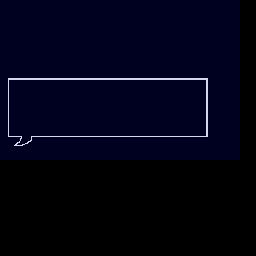

This game map was drawn from its Tiled (.tmx) file and the tilesets committed beside it. A one-line description and the full map source follow:
An orthogonal 32x32 tile map with 8x8 px tiles, 1 tile layer (Tile Layer 1).

<map version="1.10" tiledversion="1.11.2" orientation="orthogonal" renderorder="right-down" width="32" height="32" tilewidth="8" tileheight="8" infinite="0" nextlayerid="2" nextobjectid="1">
 <tileset firstgid="1" source="dialogueFont.tsx" />
 <layer id="1" name="Tile Layer 1" width="32" height="32">
  <data encoding="csv">
226,226,226,226,226,226,226,226,226,226,226,226,226,226,226,226,226,226,226,226,226,226,226,226,226,226,226,226,226,226,0,0,
226,226,226,226,226,226,226,226,226,226,226,226,226,226,226,226,226,226,226,226,226,226,226,226,226,226,226,226,226,226,0,0,
226,226,226,226,226,226,226,226,226,226,226,226,226,226,226,226,226,226,226,226,226,226,226,226,226,226,226,226,226,226,0,0,
226,226,226,226,226,226,226,226,226,226,226,226,226,226,226,226,226,226,226,226,226,226,226,226,226,226,226,226,226,226,0,0,
226,226,226,226,226,226,226,226,226,226,226,226,226,226,226,226,226,226,226,226,226,226,226,226,226,226,226,226,226,226,0,0,
226,226,226,226,226,226,226,226,226,226,226,226,226,226,226,226,226,226,226,226,226,226,226,226,226,226,226,226,226,226,0,0,
226,226,226,226,226,226,226,226,226,226,226,226,226,226,226,226,226,226,226,226,226,226,226,226,226,226,226,226,226,226,0,0,
226,226,226,226,226,226,226,226,226,226,226,226,226,226,226,226,226,226,226,226,226,226,226,226,226,226,226,226,226,226,0,0,
226,226,226,226,226,226,226,226,226,226,226,226,226,226,226,226,226,226,226,226,226,226,226,226,226,226,226,226,226,226,0,0,
226,297,298,297,298,297,298,297,298,297,298,297,298,297,298,297,298,297,298,297,298,297,298,297,298,297,226,226,226,226,0,0,
273,228,273,273,273,273,273,273,273,273,273,273,273,273,273,273,273,273,273,273,273,273,273,273,273,293,273,273,273,273,0,0,
273,228,226,226,226,226,226,226,226,226,226,226,226,226,226,226,226,226,226,226,226,226,226,226,226,325,273,273,273,273,0,0,
273,228,226,226,226,226,226,226,226,226,226,226,226,226,226,226,226,226,226,226,226,226,226,226,226,293,273,273,273,273,0,0,
273,228,226,226,226,226,226,226,226,226,226,226,226,226,226,226,226,226,226,226,226,226,226,226,226,325,273,273,273,273,0,0,
273,228,226,226,226,226,226,226,226,226,226,226,226,226,226,226,226,226,226,226,226,226,226,226,226,293,273,273,273,273,0,0,
273,228,226,226,226,226,226,226,226,226,226,226,226,226,226,226,226,226,226,226,226,226,226,226,226,325,273,273,273,273,0,0,
321,228,273,273,273,273,273,273,273,273,273,273,273,273,273,273,273,273,273,273,273,273,273,273,273,293,273,273,273,273,0,0,
321,358,359,360,361,362,361,361,362,361,362,361,362,361,362,361,362,361,362,361,362,361,362,361,362,361,273,273,273,273,0,0,
321,390,391,392,393,394,355,355,273,273,273,273,273,273,273,273,273,273,273,273,273,273,273,273,273,273,273,273,273,273,0,0,
321,322,321,322,321,322,273,273,273,273,273,273,273,273,273,273,273,273,273,273,273,273,273,273,273,273,273,273,273,273,0,0,
0,0,0,0,0,0,0,0,0,0,0,0,0,0,0,0,0,0,0,0,0,0,0,0,0,0,0,0,0,0,0,0,
0,0,0,0,0,0,0,0,0,0,0,0,0,0,0,0,0,0,0,0,0,0,0,0,0,0,0,0,0,0,0,0,
0,0,0,0,0,0,0,0,0,0,0,0,0,0,0,0,0,0,0,0,0,0,0,0,0,0,0,0,0,0,0,0,
0,0,0,0,0,0,0,0,0,0,0,0,0,0,0,0,0,0,0,0,0,0,0,0,0,0,0,0,0,0,0,0,
0,0,0,0,0,0,0,0,0,0,0,0,0,0,0,0,0,0,0,0,0,0,0,0,0,0,0,0,0,0,0,0,
0,0,0,0,0,0,0,0,0,0,0,0,0,0,0,0,0,0,0,0,0,0,0,0,0,0,0,0,0,0,0,0,
0,0,0,0,0,0,0,0,0,0,0,0,0,0,0,0,0,0,0,0,0,0,0,0,0,0,0,0,0,0,0,0,
0,0,0,0,0,0,0,0,0,0,0,0,0,0,0,0,0,0,0,0,0,0,0,0,0,0,0,0,0,0,0,0,
0,0,0,0,0,0,0,0,0,0,0,0,0,0,0,0,0,0,0,0,0,0,0,0,0,0,0,0,0,0,0,0,
0,0,0,0,0,0,0,0,0,0,0,0,0,0,0,0,0,0,0,0,0,0,0,0,0,0,0,0,0,0,0,0,
0,0,0,0,0,0,0,0,0,0,0,0,0,0,0,0,0,0,0,0,0,0,0,0,0,0,0,0,0,0,0,0,
0,0,0,0,0,0,0,0,0,0,0,0,0,0,0,0,0,0,0,0,0,0,0,0,0,0,0,0,0,0,0,0
</data>
 </layer>
</map>
